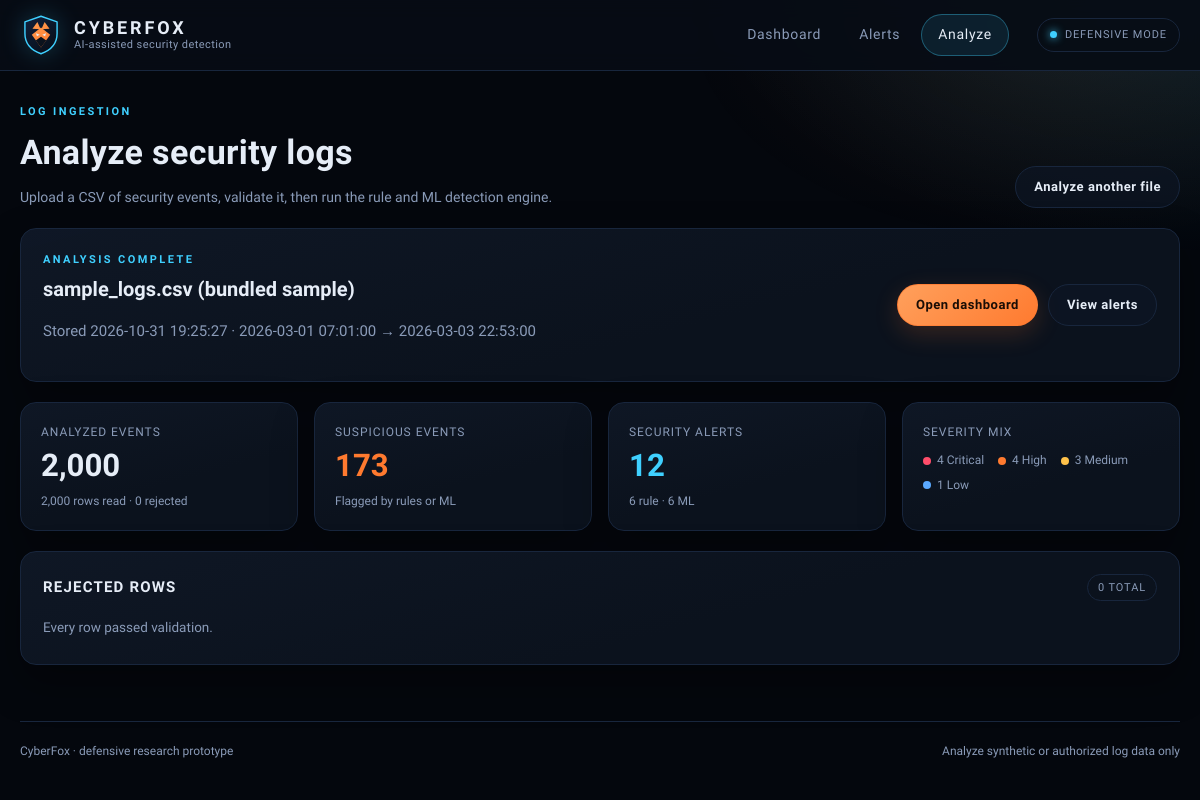
/analyze?run_id=1, run on the app's committed database.
### tables this page shows
CREATE TABLE runs (
    id INTEGER PRIMARY KEY AUTOINCREMENT,
    filename TEXT NOT NULL,
    created_at TEXT NOT NULL,
    is_sample INTEGER NOT NULL DEFAULT 0,
    total_rows INTEGER NOT NULL,
    valid_rows INTEGER NOT NULL,
    invalid_rows INTEGER NOT NULL,
    unique_ips INTEGER NOT NULL,
    unique_users INTEGER NOT NULL,
    time_start TEXT,
    time_end TEXT,
    failure_rate REAL NOT NULL,
    login_events INTEGER NOT NULL,
    failed_logins INTEGER NOT NULL,
    total_alerts INTEGER NOT NULL,
    rule_alerts INTEGER NOT NULL,
    ml_alerts INTEGER NOT NULL,
    critical_count INTEGER NOT NULL,
    high_count INTEGER NOT NULL,
    medium_count INTEGER NOT NULL,
    low_count INTEGER NOT NULL,
    suspicious_events INTEGER NOT NULL
);

### app.py (the view)
@web.get("/analyze")
def analyze():
    run_id = request.args.get("run_id", type=int)
    db = get_db()
    if run_id is not None:
        run = _get_run(db, run_id)
        invalid_rows = db.execute(
            "SELECT line_number, reason FROM invalid_rows WHERE run_id = ? "
            "ORDER BY line_number LIMIT 25",
            (run_id,),
        ).fetchall()
        return render_template(
            "analyze.html",
            state="result",
            run=run,
            invalid_rows=invalid_rows,
        )
    return render_template("analyze.html", state="upload", run=None)

### app.py (called while the page is built)
def get_db() -> sqlite3.Connection:
    if "db" not in g:
        connection = sqlite3.connect(current_app.config["DATABASE"])
        connection.row_factory = sqlite3.Row
        connection.execute("PRAGMA foreign_keys = ON")
        g.db = connection
    return g.db

def _get_run(db: sqlite3.Connection, run_id: int) -> sqlite3.Row:
    run = db.execute("SELECT * FROM runs WHERE id = ?", (run_id,)).fetchone()
    if run is None:
        abort(404)
    return run

@web.app_template_filter("num")
def num(value: Any) -> str:
    try:
        return f"{int(value):,}"
    except (TypeError, ValueError):
        return str(value)

### templates/analyze.html (shortened to what this page needs)
{% extends "base.html" %}
{% block content %}
<section class="page-head">
  <div>
    <p class="eyebrow">Log ingestion</p>
    <h1>Analyze security logs</h1>
    <p class="lede">Upload a CSV of security events, validate it, then run the rule and ML detection engine.</p>
  </div>
  {% if state != 'upload' %}
    <div class="head-actions">
      <a class="btn btn-ghost" href="{{ url_for('web.analyze') }}">Analyze another file</a>
    </div>
  {% endif %}
</section>
{% if state == 'upload' %}
<section class="split">
  <form class="panel upload-panel" id="upload-form" method="post"
        action="{{ url_for('web.analyze_preview') }}" enctype="multipart/form-data">
    <div class="panel-head">
      <h2>Upload a CSV file</h2>
      <span class="panel-tag">CSV only · max 10 MB</span>
    </div>
    <label class="dropzone" for="logfile" data-dropzone>
      {% include "_logo.html" %}
      <span class="dropzone-title">Drag your log file here</span>
      <span class="dropzone-sub">or click to browse — <span data-file-name>no file selected</span></span>
      <input type="file" id="logfile" name="logfile" accept=".csv,text/csv" required>
    </label>
    <div class="panel-actions">
      <button class="btn btn-primary" type="submit">Preview data</button>
      <span class="muted small">The file is validated before anything is analyzed.</span>
    </div>
  </form>
  <aside class="panel">
    <div class="panel-head">
      <h2>Bundled sample</h2>
      <span class="panel-tag">2,000 events</span>
    </div>
    <p class="muted">
      A seeded dataset with normal internal traffic and four known attacks: brute force,
      port scan, request flood and off-hours login.
    </p>
    <div class="stack-actions">
      <form method="post" action="{{ url_for('web.analyze_preview') }}">
        <input type="hidden" name="sample" value="1">
        <button class="btn btn-primary btn-block" type="submit">Load sample dataset</button>
      </form>
      <a class="btn btn-ghost btn-block" href="{{ url_for('web.sample_download') }}">Download sample CSV</a>
    </div>
    <dl class="meta-list">
      <div><dt>Records</dt><dd>2,000</dd></div>
      <div><dt>Attack rows</dt><dd>117</dd></div>
      <div><dt>Format</dt><dd>UTF-8 CSV</dd></div>
    </dl>
  </aside>
</section>
<section class="panel">
  <div class="panel-head">
    <h2>Required CSV format</h2>
    <span class="panel-tag">header row required</span>
  </div>
  <div class="table-wrap">
    <table>
      <thead>
        <tr><th>Column</th><th>Required</th><th>Allowed values</th><th>Example</th></tr>
      </thead>
      <tbody>
        <tr><td class="mono">timestamp</td><td>Yes</td><td>YYYY-MM-DD HH:MM:SS</td><td class="mono">2026-03-02 10:10:00</td></tr>
        <tr><td class="mono">ip</td><td>Yes</td><td>IPv4 or IPv6 address</td><td class="mono">203.0.113.45</td></tr>
        <tr><td class="mono">user</td><td>Yes</td><td>Any non-empty name</td><td class="mono">admin</td></tr>
        <tr><td class="mono">event</td><td>Yes</td><td>login · web · conn</td><td class="mono">login</td></tr>
        <tr><td class="mono">status</td><td>Yes</td><td>success · fail · ok · denied</td><td class="mono">fail</td></tr>
        <tr><td class="mono">port</td><td>Yes</td><td>1–65535</td><td class="mono">22</td></tr>
        <tr><td class="mono">bytes</td><td>Yes</td><td>Integer, 0 or more</td><td class="mono">412</td></tr>
        <tr><td class="mono">label</td><td>No</td><td>1 = attack, 0 = benign (evaluation only)</td><td class="mono">1</td></tr>
      </tbody>
    </table>
  </div>
</section>
{% elif state == 'result' %}
<section class="panel result-banner">
  <div>
    <p class="eyebrow">Analysis complete</p>
    <h2>{{ run.filename }}</h2>
    <p class="muted">Stored {{ run.created_at }} · {{ run.time_start }} → {{ run.time_end }}</p>
  </div>
  <div class="head-actions">
    <a class="btn btn-primary" href="{{ url_for('web.dashboard') }}">Open dashboard</a>
    <a class="btn btn-ghost" href="{{ url_for('web.alerts', run_id=run.id) }}">View alerts</a>
  </div>
</section>
<section class="stats">
  <article class="card">
    <p class="card-label">Analyzed events</p>
    <p class="card-value">{{ run.valid_rows|num }}</p>
    <p class="card-hint">{{ run.total_rows|num }} rows read · {{ run.invalid_rows|num }} rejected</p>
  </article>
  <article class="card">
    <p class="card-label">Suspicious events</p>
    <p class="card-value accent-orange">{{ run.suspicious_events|num }}</p>
    <p class="card-hint">Flagged by rules or ML</p>
  </article>
  <article class="card">
    <p class="card-label">Security alerts</p>
    <p class="card-value accent-cyan">{{ run.total_alerts|num }}</p>
    <p class="card-hint">{{ run.rule_alerts }} rule · {{ run.ml_alerts }} ML</p>
  </article>
  <article class="card">
    <p class="card-label">Severity mix</p>
    <div class="mini-sev">
      <span class="mini-sev-item"><span class="dot sev-critical"></span>{{ run.critical_count }} Critical</span>
      <span class="mini-sev-item"><span class="dot sev-high"></span>{{ run.high_count }} High</span>
      <span class="mini-sev-item"><span class="dot sev-medium"></span>{{ run.medium_count }} Medium</span>
      <span class="mini-sev-item"><span class="dot sev-low"></span>{{ run.low_count }} Low</span>
    </div>
  </article>
</section>
<section class="panel">
  <div class="panel-head">
    <h2>Rejected rows</h2>
    <span class="panel-tag">{{ run.invalid_rows }} total</span>
  </div>
  {% if invalid_rows %}
    <div class="table-wrap">
      <table class="stack">
        <thead><tr><th>Line</th><th>Reason</th></tr></thead>
        <tbody>
          {% for row in invalid_rows %}
            <tr><td class="mono" data-label="Line">{{ row.line_number }}</td><td class="reason" data-label="Reason">{{ row.reason }}</td></tr>
          {% endfor %}
        </tbody>
      </table>
    </div>
    {% if run.invalid_rows > invalid_rows|length %}
      <p class="footnote">Showing the first {{ invalid_rows|length }} of {{ run.invalid_rows }} rejected rows.</p>
    {% endif %}
  {% else %}
    <p class="empty-note">Every row passed validation.</p>
  {% endif %}
</section>
{% endif %}
{% endblock %}

### static/style.css (style rules this page uses)
:root { --bg: #04070d; --header: #070c15; --panel: #0b121d; --panel-raised: #0d1624; --border: #18263d; --text: #e6edf7; --muted: #8a9bb8; --orange: #ff7a2f; --cyan: #3fd0ff; --sev-low: #5aa9ff; --sev-medium: #ffc24a; --sev-high: #ff7a2f; --sev-critical: #ff4d6a; --radius: 16px; --radius-sm: 10px; --font-display: "Chakra Petch", "Segoe UI", sans-serif; --font-body: "Sora", "Segoe UI", sans-serif; --shadow: 0 18px 40px rgba(0, 0, 0, 0.35); }
* { box-sizing: border-box; }
html { color-scheme: dark; }
body { margin: 0; min-height: 100vh; background: var(--bg); color: var(--text); font-family: var(--font-body); font-size: 15px; line-height: 1.55; -webkit-font-smoothing: antialiased; }
body::before { content: ""; position: fixed; inset: 0; pointer-events: none; z-index: 0; background: radial-gradient(720px 420px at 100% -5%, rgba(63, 208, 255, 0.13), transparent 70%), radial-gradient(520px 320px at 88% 2%, rgba(255, 122, 47, 0.07), transparent 72%); }
h1, h2, h3, strong, .card-value, .brand-text strong, .eyebrow, .nav a, .btn, th { font-family: var(--font-display); }
a { color: var(--cyan); text-decoration: none; }
.page-head { display: flex; align-items: flex-end; justify-content: space-between; gap: 24px; flex-wrap: wrap; }
.eyebrow { margin: 0 0 6px; color: var(--cyan); font-size: 11px; font-weight: 600; letter-spacing: 0.22em; text-transform: uppercase; }
h1 { margin: 0; font-size: clamp(26px, 3vw, 34px); font-weight: 600; letter-spacing: 0.01em; }
h2 { margin: 0; font-size: 15px; font-weight: 600; letter-spacing: 0.08em; text-transform: uppercase; }
.lede { margin: 8px 0 0; color: var(--muted); font-size: 14px; }
.head-actions, .panel-actions, .stack-actions { display: flex; align-items: center; gap: 10px; flex-wrap: wrap; }
.panel, .card { background: linear-gradient(165deg, rgba(16, 25, 40, 0.92), var(--panel) 60%); border: 1px solid var(--border); border-radius: var(--radius); box-shadow: var(--shadow); }
.panel { padding: 22px; }
.card { padding: 20px; }
.panel-head { display: flex; align-items: center; justify-content: space-between; gap: 14px; margin-bottom: 16px; }
.panel-tag { color: var(--muted); font-size: 11px; letter-spacing: 0.08em; text-transform: uppercase; border: 1px solid var(--border); border-radius: 999px; padding: 4px 10px; white-space: nowrap; }
.stats { display: grid; grid-template-columns: repeat(4, minmax(0, 1fr)); gap: 16px; }
.card-label { margin: 0 0 8px; color: var(--muted); font-size: 12px; letter-spacing: 0.08em; text-transform: uppercase; }
.card-value { margin: 0; font-size: clamp(26px, 2.6vw, 34px); font-weight: 700; line-height: 1.1; }
.card-hint { margin: 8px 0 0; color: var(--muted); font-size: 12px; }
.accent-orange { color: var(--orange); }
.accent-cyan { color: var(--cyan); }
.mini-sev { display: flex; flex-wrap: wrap; gap: 6px 14px; margin-top: 10px; }
.mini-sev-item { display: inline-flex; align-items: center; gap: 6px; color: var(--muted); font-size: 12px; }
.dot { width: 8px; height: 8px; border-radius: 50%; display: inline-block; }
.dot.sev-critical { background: var(--sev-critical); }
.dot.sev-high { background: var(--sev-high); }
.dot.sev-medium { background: var(--sev-medium); }
.dot.sev-low { background: var(--sev-low); }
.muted { color: var(--muted); }
.empty-note { margin: 4px 0; color: var(--muted); font-size: 13.5px; }
.btn { display: inline-flex; align-items: center; justify-content: center; gap: 8px; padding: 10px 18px; border-radius: 999px; border: 1px solid transparent; font-size: 13px; font-weight: 600; letter-spacing: 0.04em; cursor: pointer; transition: transform 0.12s ease, background 0.15s ease, border-color 0.15s ease, color 0.15s ease; white-space: nowrap; }
.btn-primary { color: #1a0d05; background: linear-gradient(135deg, #ffa05c, var(--orange)); border-color: rgba(255, 122, 47, 0.7); box-shadow: 0 8px 24px rgba(255, 122, 47, 0.18); }
.btn-ghost { color: var(--text); background: rgba(13, 22, 36, 0.7); border-color: var(--border); }
.result-banner { display: flex; align-items: center; justify-content: space-between; gap: 20px; flex-wrap: wrap; }
.result-banner h2 { text-transform: none; letter-spacing: 0; font-size: 20px; }

### data on the page
runs: filename "sample_logs.csv (bundled sample)", created_at "2026-10-31 19:25:27", time_start "2026-03-01 07:01:00", time_end "2026-03-03 22:53:00", valid_rows|num "2,000", total_rows|num "2,000", invalid_rows|num "0", suspicious_events|num "173", total_alerts|num "12", rule_alerts "6", ml_alerts "6", critical_count "4", high_count "4", medium_count "3", low_count "1", invalid_rows "0"
